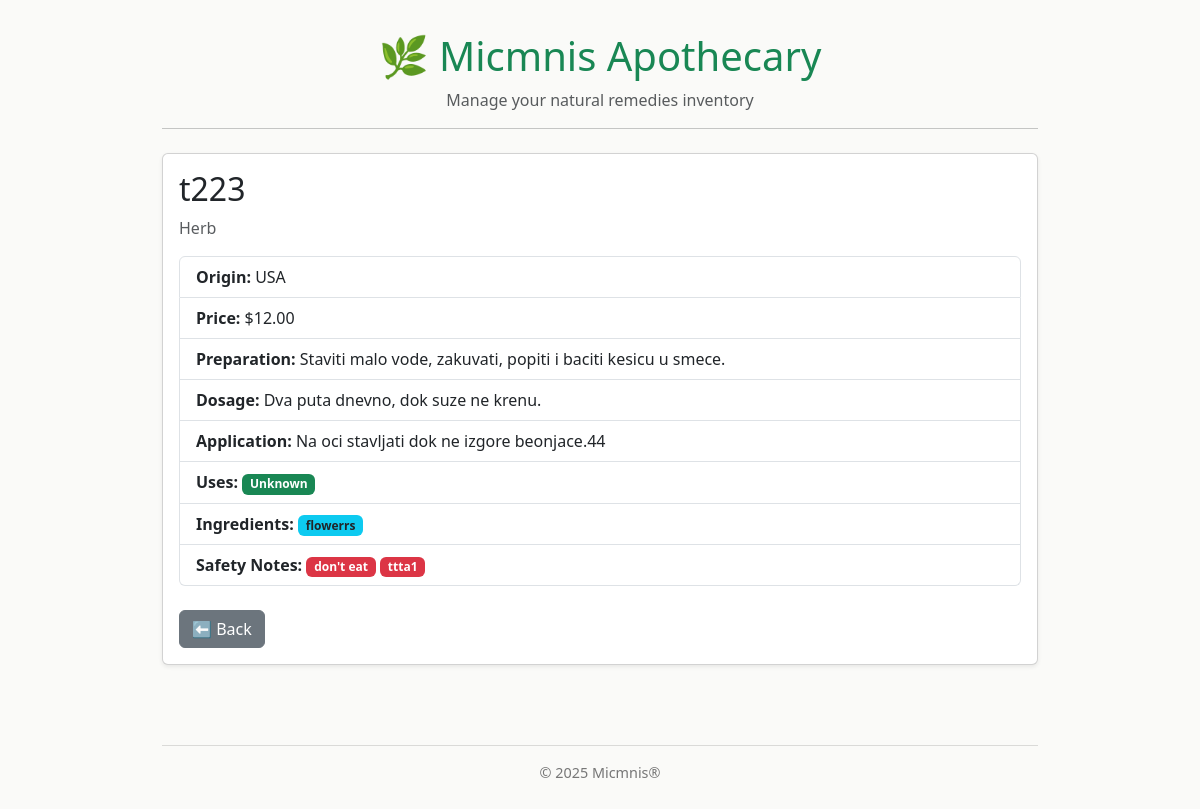
Screenshot of /item/1/ with the database file from the repository.
### micmnis/models.py (models this page shows, shortened)
class ApothecaryItem(models.Model):
    TYPE_CHOICES = [
        ("HERB", "Herb"),
        ("TINC", "Tincture"),
        ("BALM", "Balm"),
        ("OIL", "Essential Oil"),
        ("OTHER", "Other"),
    ]
    item_id = models.CharField(max_length=20, unique=True)
    name = models.CharField(max_length=100)
    type = models.CharField(max_length=10, choices=TYPE_CHOICES)
    origin = models.ForeignKey(Origin, on_delete=models.SET_NULL, null=True, blank=True)
    price_usd = models.DecimalField(
    max_digits=7, decimal_places=2, validators=[MinValueValidator(0)], null=True, blank=True
    )
    stock_oz = models.DecimalField(max_digits=6, decimal_places=2, null=True, blank=True)
    volume_ml = models.DecimalField(max_digits=6, decimal_places=2, null=True, blank=True)
    container_size_g = models.DecimalField(max_digits=6, decimal_places=2, null=True, blank=True)
    preparation = models.CharField(max_length=200, blank=True, null=True)
    dosage = models.CharField(max_length=200, blank=True, null=True)
    application = models.CharField(max_length=200, blank=True, null=True)
    last_updated = models.DateTimeField(auto_now=True)

class Origin(models.Model):
    country = models.CharField(max_length=100, unique=True)
    def __str__(self):
        return self.country

class Use(models.Model):
    name = models.CharField(max_length=100, unique=True)
    items = models.ManyToManyField(ApothecaryItem, related_name="uses", blank=True)

class Ingredient(models.Model):
    name = models.CharField(max_length=100, unique=True)
    items = models.ManyToManyField(ApothecaryItem, related_name="ingredients", blank=True)

class SafetyNote(models.Model):
    text = models.CharField(max_length=150)
    items = models.ManyToManyField(ApothecaryItem, related_name="safety_notes", blank=True)

### micmnis/views_html.py (the view)
# urls.py: path('item/<int:pk>/', views_html.inventory_detail, name='inventory_detail'),
def inventory_detail(request, pk):
    item = get_object_or_404(ApothecaryItem, pk=pk)
    return render(request, 'micmnis/inventory_detail.html', {'item': item})

### micmnis/templates/micmnis/inventory_detail.html (shortened to what this page needs)
{% extends "micmnis/base.html" %}
{% block content %}
<div class="card shadow-sm mb-4">
    <div class="card-body">
        <h2 class="card-title">{{ item.name }}</h2>
        <p class="text-muted mb-3">
            {{ item.get_type_display }}{% if item.form %} — {{ item.form }}{% endif %}
        </p>
        <ul class="list-group mb-4">
            {% if item.origin %}
            <li class="list-group-item"><strong>Origin:</strong> {{ item.origin }}</li>
            {% endif %}
            {% if item.price_usd %}
            <li class="list-group-item"><strong>Price:</strong> ${{ item.price_usd }}</li>
            {% endif %}
            {% if item.preparation %}
            <li class="list-group-item"><strong>Preparation:</strong> {{ item.preparation }}</li>
            {% endif %}
            {% if item.dosage %}
            <li class="list-group-item"><strong>Dosage:</strong> {{ item.dosage }}</li>
            {% endif %}
            {% if item.application %}
            <li class="list-group-item"><strong>Application:</strong> {{ item.application }}</li>
            {% endif %}
            <li class="list-group-item">
                <strong>Uses:</strong>
                {% for u in item.uses.all %}
                    <span class="badge bg-success">{{ u.name }}</span>
                {% empty %}
                    <span class="text-muted">None listed</span>
                {% endfor %}
            </li>
            <li class="list-group-item">
                <strong>Ingredients:</strong>
                {% for ing in item.ingredients.all %}
                    <span class="badge bg-info text-dark">{{ ing.name }}</span>
                {% empty %}
                    <span class="text-muted">None listed</span>
                {% endfor %}
            </li>
            <li class="list-group-item">
                <strong>Safety Notes:</strong>
                {% for note in item.safety_notes.all %}
                    <span class="badge bg-danger">{{ note.text }}</span>
                {% empty %}
                    <span class="text-muted">None</span>
                {% endfor %}
            </li>
        </ul>
        <div class="d-flex gap-2">
            <a href="{% url 'inventory_list' %}" class="btn btn-secondary">
                ⬅️ Back
            </a>
        </div>
    </div>
</div>
{% endblock %}

### micmnis/templates/micmnis/base.html (shortened to what this page needs)
<!DOCTYPE html>
<html lang="en">
<head>
    <link href="https://cdn.jsdelivr.net/npm/bootstrap@5.3.3/dist/css/bootstrap.min.css" rel="stylesheet">
</head>
<body>
    <div class="container">
        <header class="mb-4">
            <h1 class="text-center text-success">🌿 Micmnis Apothecary</h1>
            <p class="text-center text-muted">Manage your natural remedies inventory</p>
            <hr>
        </header>
        {% block content %}{% endblock %}
        <footer>
            <hr>
            <p>&copy; {{ now|default:"2025" }} Micmnis&reg;</p>
        </footer>
    </div>
    <link href="https://cdnjs.cloudflare.com/ajax/libs/font-awesome/6.0.0-beta3/css/all.min.css" rel="stylesheet">
</body>
</html>

### micmnis/templates/micmnis/base.html (style rules this page uses)
body { background-color: #fafaf8; font-family: 'Segoe UI', sans-serif; margin-top: 2rem; }
.container { max-width: 900px; }
footer { margin-top: 3rem; padding: 1rem 0; text-align: center; color: #777; font-size: 0.9em; }

### rows the page displays
ApothecaryItem: name "t223", type "Herb", origin "USA", price_usd "12.00", preparation "Staviti malo vode, zakuvati, popiti i baciti kesicu u smece.", dosage "Dva puta dnevno, dok suze ne krenu.", application "Na oci stavljati dok ne izgore beonjace.44"
Use: name "Unknown"
Ingredient: name "flowerrs"
SafetyNote: text "don't eat"
SafetyNote: text "ttta1"

### other values shown
{{ now|default:"2025" }} "2025"
